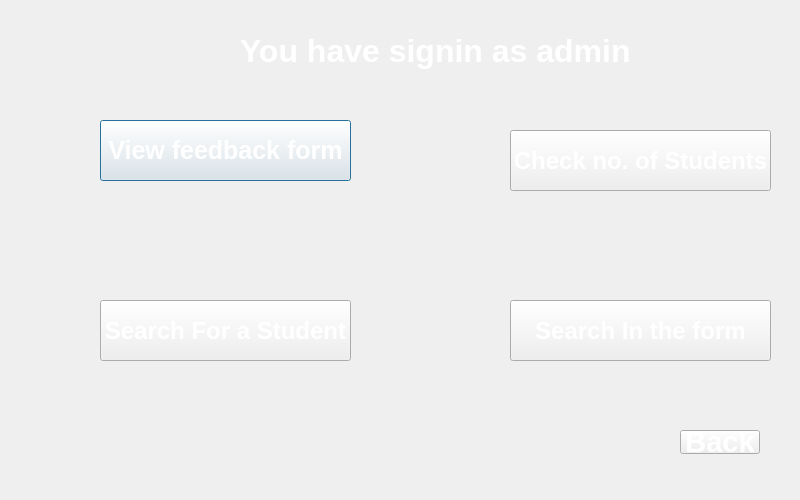
<?xml version="1.0" encoding="UTF-8"?>
<ui version="4.0">
 <class>AdminFuctions</class>
 <widget class="QDialog" name="AdminFuctions">
  <property name="enabled">
   <bool>true</bool>
  </property>
  <property name="geometry">
   <rect>
    <x>0</x>
    <y>0</y>
    <width>800</width>
    <height>500</height>
   </rect>
  </property>
  <property name="font">
   <font>
    <pointsize>22</pointsize>
   </font>
  </property>
  <property name="windowTitle">
   <string>Welcome</string>
  </property>
  <property name="styleSheet">
   <string notr="true">background-image:url(:/images/admin (1).jpg) ;</string>
  </property>
  <widget class="QLabel" name="label">
   <property name="geometry">
    <rect>
     <x>240</x>
     <y>30</y>
     <width>391</width>
     <height>41</height>
    </rect>
   </property>
   <property name="font">
    <font>
     <pointsize>24</pointsize>
     <bold>true</bold>
     <underline>false</underline>
    </font>
   </property>
   <property name="styleSheet">
    <string notr="true">color: rgb(255, 255, 255);</string>
   </property>
   <property name="text">
    <string>You have signin as admin</string>
   </property>
  </widget>
  <widget class="QPushButton" name="pushButton">
   <property name="geometry">
    <rect>
     <x>100</x>
     <y>120</y>
     <width>251</width>
     <height>61</height>
    </rect>
   </property>
   <property name="font">
    <font>
     <pointsize>19</pointsize>
     <bold>true</bold>
    </font>
   </property>
   <property name="styleSheet">
    <string notr="true">color: rgb(255, 255, 255);</string>
   </property>
   <property name="inputMethodHints">
    <set>Qt::ImhNone</set>
   </property>
   <property name="text">
    <string>View feedback form</string>
   </property>
  </widget>
  <widget class="QPushButton" name="pushButton_2">
   <property name="geometry">
    <rect>
     <x>510</x>
     <y>130</y>
     <width>261</width>
     <height>61</height>
    </rect>
   </property>
   <property name="font">
    <font>
     <pointsize>18</pointsize>
     <bold>true</bold>
    </font>
   </property>
   <property name="styleSheet">
    <string notr="true">color: rgb(255, 255, 255);</string>
   </property>
   <property name="text">
    <string>Check no. of Students</string>
   </property>
  </widget>
  <widget class="QPushButton" name="pushButton_3">
   <property name="geometry">
    <rect>
     <x>100</x>
     <y>300</y>
     <width>251</width>
     <height>61</height>
    </rect>
   </property>
   <property name="font">
    <font>
     <pointsize>18</pointsize>
     <bold>true</bold>
    </font>
   </property>
   <property name="styleSheet">
    <string notr="true">color: rgb(255, 255, 255);</string>
   </property>
   <property name="text">
    <string>Search For a Student</string>
   </property>
  </widget>
  <widget class="QPushButton" name="pushButton_4">
   <property name="geometry">
    <rect>
     <x>510</x>
     <y>300</y>
     <width>261</width>
     <height>61</height>
    </rect>
   </property>
   <property name="font">
    <font>
     <pointsize>18</pointsize>
     <bold>true</bold>
    </font>
   </property>
   <property name="styleSheet">
    <string notr="true">color: rgb(255, 255, 255);</string>
   </property>
   <property name="text">
    <string>Search In the form</string>
   </property>
  </widget>
  <widget class="QPushButton" name="pushButton_5">
   <property name="geometry">
    <rect>
     <x>680</x>
     <y>430</y>
     <width>80</width>
     <height>24</height>
    </rect>
   </property>
   <property name="font">
    <font>
     <bold>true</bold>
    </font>
   </property>
   <property name="styleSheet">
    <string notr="true">color: rgb(255, 255, 255);</string>
   </property>
   <property name="text">
    <string>Back</string>
   </property>
  </widget>
 </widget>
 <resources/>
 <connections/>
</ui>
